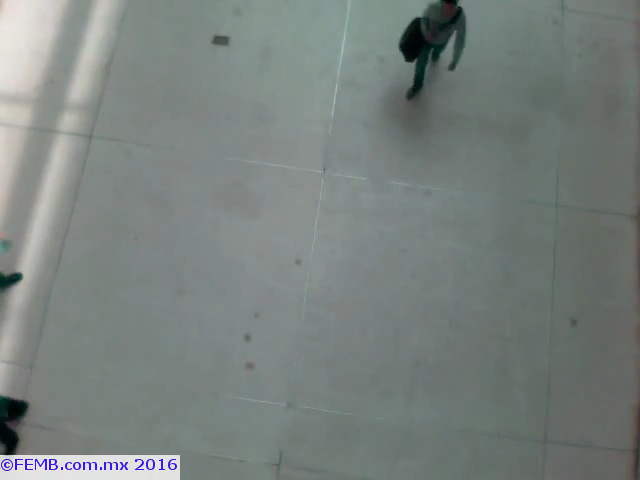
#> input picture frame 49 of TestVideo.mp4, 640 x 480 px, given in place of TestVideo.avi, which was not available
$ python PeopleCounter.py
#> lines starting #> are read from the running program, lines starting #| are printed output that depends on the picture; after the words box and inside, x2 and y2 are one past the last pixel; in counts of white or black regions, pixels touching at a corner belong together; pictures that were not available may be replaced by others from this repository, and a replacement may not be noted
import numpy as np
import cv2 as cv
import Person
import time


try:
    log = open('log.txt',"w")
except:
    print( "Can't open log file")


#Entry and exit counters
cnt_up   = 0
cnt_down = 0


cap = cv.VideoCapture(r'C:\Users\shrut\OneDrive\Desktop\CrowdSense\CrowdSense\Test Files\TestVideo\TestVideo.avi')


h = 520
w = 640
frameArea = h*w
areaTH = frameArea/250
print( 'Area Threshold', areaTH)

#Entry/exit lines
line_up = int(2*(h/5))
line_down   = int(3*(h/5))

up_limit =   int(1*(h/5))
down_limit = int(4*(h/5))

print( "Red line y:",str(line_up))
print( "Blue line y:", str(line_down))
line_down_color = (255,0,0)
line_up_color = (0,0,255)
pt1 =  [0, line_down];
pt2 =  [w, line_down];
pts_L1 = np.array([pt1,pt2], np.int32)
pts_L1 = pts_L1.reshape((-1,1,2))
pt3 =  [0, line_up];
pt4 =  [w, line_up];
pts_L2 = np.array([pt3,pt4], np.int32)
pts_L2 = pts_L2.reshape((-1,1,2))

pt5 =  [0, up_limit];
pt6 =  [w, up_limit];
pts_L3 = np.array([pt5,pt6], np.int32)
pts_L3 = pts_L3.reshape((-1,1,2))
pt7 =  [0, down_limit];
pt8 =  [w, down_limit];
pts_L4 = np.array([pt7,pt8], np.int32)
pts_L4 = pts_L4.reshape((-1,1,2))

#Background subtractor
fgbg = cv.createBackgroundSubtractorMOG2(detectShadows = True)

#Structuring elements for morphological filters for removing the noise
kernelOp = np.ones((3,3),np.uint8)
kernelOp2 = np.ones((5,5),np.uint8)
kernelCl = np.ones((11,11),np.uint8)

#Variables
font = cv.FONT_HERSHEY_SIMPLEX
persons = []
max_p_age = 5
pid = 1

width = int(cap.get(cv.CAP_PROP_FRAME_WIDTH))
height = int(cap.get(cv.CAP_PROP_FRAME_HEIGHT))


fourcc = cv.VideoWriter_fourcc(*'h264')  # Specify the codec
out = cv.VideoWriter('output_frame.mp4', fourcc, 20.0, (width,height))  # Adjust the parameters as needed
out2 = cv.VideoWriter("output_mask.mp4", fourcc, 20.0, (width,height), isColor=False)


while(cap.isOpened()):

   #Read an image from the video source
    ret, frame = cap.read()
#> frame is the input picture: shape (480, 640, 3); mean B, G, R 125.8, 129.1, 120.9


    for i in persons:
        i.age_one() #age every person one frame
    #########################
    #  PRE-PROCESSING  #
    #########################

   #Apply background subtraction
    fgmask = fgbg.apply(frame)
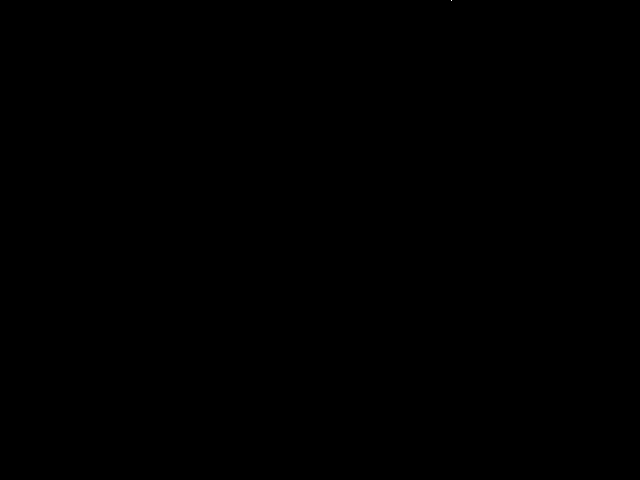
#> fgmask: shape (480, 640); values 127 (black) and 255 (white), 0% white in thin lines or dots, all inside (x1, y1, x2, y2) = (451, 0, 452, 1)
    fgmask2 = fgbg.apply(frame)
#> fgmask2: shape (480, 640); every value is 0

   #Binariazcion to eliminate shadows (gray color)
    try:
        ret,imBin= cv.threshold(fgmask,200,255,cv.THRESH_BINARY)
        ret,imBin2 = cv.threshold(fgmask2,200,255,cv.THRESH_BINARY)
       #Opening (erode->dilate) to remove noise.((shrinking)
        mask = cv.morphologyEx(imBin, cv.MORPH_OPEN, kernelOp)
        mask2 = cv.morphologyEx(imBin2, cv.MORPH_OPEN, kernelOp)
        #Closing (dilate -> erode) to close white regions.(expanding)
        mask =  cv.morphologyEx(mask , cv.MORPH_CLOSE, kernelCl)
        mask2 = cv.morphologyEx(mask2, cv.MORPH_CLOSE, kernelCl)
    except:
        print('EOF')
        print( 'UP:',cnt_up)
        print ('DOWN:',cnt_down)
        break
    #################
    #   CONTOURS(boundaries)   #
    #################

    # RETR_EXTERNAL returns only extreme outer flags(Contours). All child contours are left behind.
    # CHAIN_APPROX_SIMPLE compresses horizontal,vertical and diagonal segments along the contours and leave only their end points
    contours0, hierarchy = cv.findContours(mask2,cv.RETR_EXTERNAL,cv.CHAIN_APPROX_SIMPLE)
#> contours0 = []
    for cnt in contours0:
        area = cv.contourArea(cnt)
        if area > areaTH:
            #################
            #   TRACKING    #
            #################

            #Need to add conditions for multi-person, screen exits and entrances.
            M = cv.moments(cnt)     # M object creates a dictionary of points of boundary of people detected

            cx = int(M['m10']/M['m00'])
            cy = int(M['m01']/M['m00'])
            x,y,w,h = cv.boundingRect(cnt)

            new = True
            if cy in range(up_limit,down_limit):
                for i in persons:
                    if abs(x-i.getX()) <= w and abs(y-i.getY()) <= h:
                        # the object is close to one that was detected before
                        new = False
                        i.updateCoords(cx,cy)   #updates coordinates in the object and resets age
                        if i.going_UP(line_down,line_up) == True:
                            cnt_up += 1;
                            print( "ID:",i.getId(),'crossed going up at',time.strftime("%c"))
                            log.write("ID: "+str(i.getId())+' crossed going up at ' + time.strftime("%c") + '\n')
                        elif i.going_DOWN(line_down,line_up) == True:
                            cnt_down += 1;
                            print( "ID:",i.getId(),'crossed going down at',time.strftime("%c"))
                            log.write("ID: " + str(i.getId()) + ' crossed going down at ' + time.strftime("%c") + '\n')
                        break
                    if i.getState() == '1':
                        if i.getDir() == 'down' and i.getY() > down_limit:
                            i.setDone()
                        elif i.getDir() == 'up' and i.getY() < up_limit:
                            i.setDone()
                    if i.timedOut():
                        #remove i from the persons list
                        index = persons.index(i)
                        persons.pop(index)
                        del i     #free i memory
                if new == True:
                    p = Person.MyPerson(pid,cx,cy, max_p_age)
                    persons.append(p)
                    pid += 1
            #################
            #   DRAWINGS    #
            #################
            cv.circle(frame,(cx,cy), 5, (0,0,255), -1)
            img = cv.rectangle(frame,(x,y),(x+w,y+h),(0,255,0),2)
#> this loop made 0 passes
#> after the loop, cnt_down = 0; cnt_up = 0; persons = []; pid = 1


   #END for cnt in contours0


    #################
    #   imagination    #
    #################
    str_up = 'UP: '+ str(cnt_up)
#> str_up = 'UP: 0'
    str_down = 'DOWN: '+ str(cnt_down)
#> str_down = 'DOWN: 0'
    frame = cv.polylines(frame,[pts_L1],False,line_down_color,thickness=2)
    frame = cv.polylines(frame,[pts_L2],False,line_up_color,thickness=2)
    frame = cv.polylines(frame,[pts_L3],False,(255,255,255),thickness=1)
    frame = cv.polylines(frame,[pts_L4],False,(255,255,255),thickness=1)
    cv.putText(frame, str_up ,(10,40),font,0.5,(255,255,255),2,cv.LINE_AA)
    cv.putText(frame, str_up ,(10,40),font,0.5,(0,0,255),1,cv.LINE_AA)
    cv.putText(frame, str_down ,(10,90),font,0.5,(255,255,255),2,cv.LINE_AA)
    cv.putText(frame, str_down ,(10,90),font,0.5,(255,0,0),1,cv.LINE_AA)
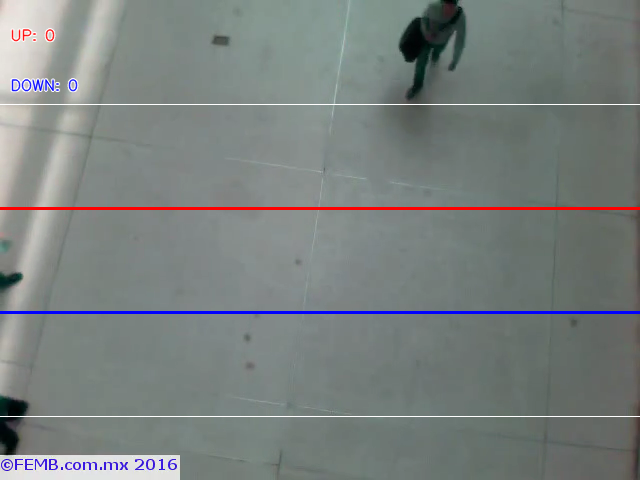
#> frame: shape (480, 640, 3); mean B, G, R 126.5, 128, 121.6


    out.write(frame)
    out2.write(mask)

    cv.imshow('Frame',frame)
    cv.imshow('Mask',mask)


    #press Q to exit
    k = cv.waitKey(30) & 0xff
#> (key q is pressed here)
    if k == ord('q'):
        break


#################
#   CLEANING    #
#################
log.flush()
log.close()
cap.release()
out.release()
out2.release()
cv.destroyAllWindows()

$ run again, starting later in the video
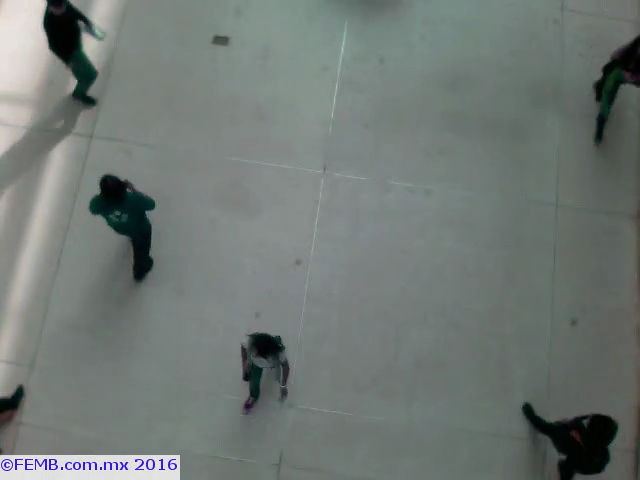
#> input picture frame 223 of TestVideo.mp4, 640 x 480 px, given in place of TestVideo.avi, which was not available
#> frame is the input picture: shape (480, 640, 3); mean B, G, R 117.3, 121, 112.9
#> fgmask: shape (480, 640); values 127 (black) and 255 (white), 0% white in thin lines or dots, all inside (x1, y1, x2, y2) = (566, 42, 636, 462)
#> fgmask2: shape (480, 640); every value is 0
#> contours0 = []
#> after the loop `for cnt in contours0:`: cnt_down = 0; persons = []; pid = 1
#> str_up = 'UP: 0'
#> str_down = 'DOWN: 0'
#> `cv.putText(frame, str_down ,(10,90),font,0.5,(255,0,0),1,cv.LINE_AA)`:
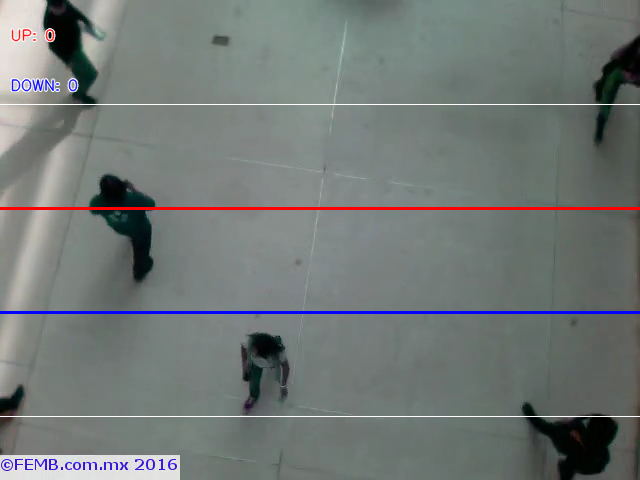
#> frame: shape (480, 640, 3); mean B, G, R 118.3, 120.1, 113.9

$ run again, starting later in the video
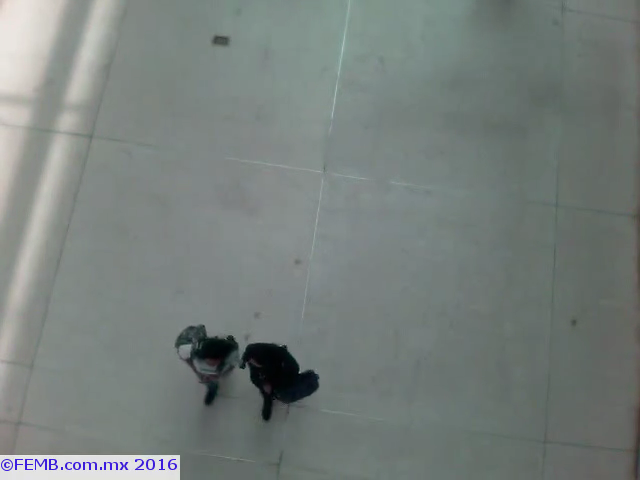
#> input picture frame 397 of TestVideo.mp4, 640 x 480 px, given in place of TestVideo.avi, which was not available
#> frame is the input picture: shape (480, 640, 3); mean B, G, R 124.1, 127.2, 119.3
#> fgmask: shape (480, 640); values 127 (black) and 255 (white), 0% white in thin lines or dots, all inside (x1, y1, x2, y2) = (247, 360, 248, 361)
#> fgmask2: shape (480, 640); every value is 0
#> contours0 = []
#> after the loop `for cnt in contours0:`: cnt_down = 0; persons = []; pid = 1
#> str_up = 'UP: 0'
#> str_down = 'DOWN: 0'
#> `cv.putText(frame, str_down ,(10,90),font,0.5,(255,0,0),1,cv.LINE_AA)`:
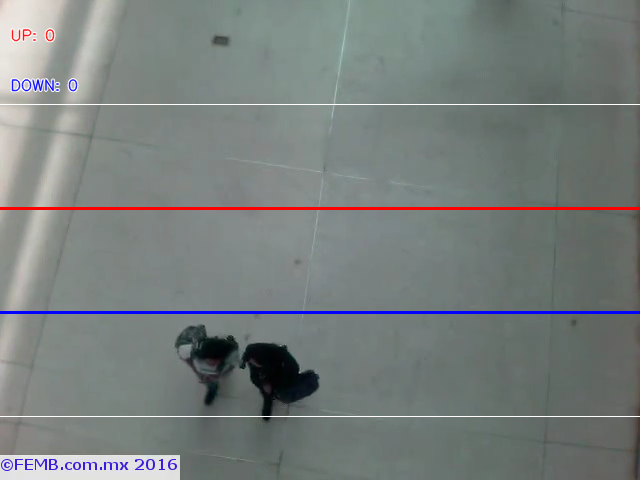
#> frame: shape (480, 640, 3); mean B, G, R 124.8, 126.1, 120
